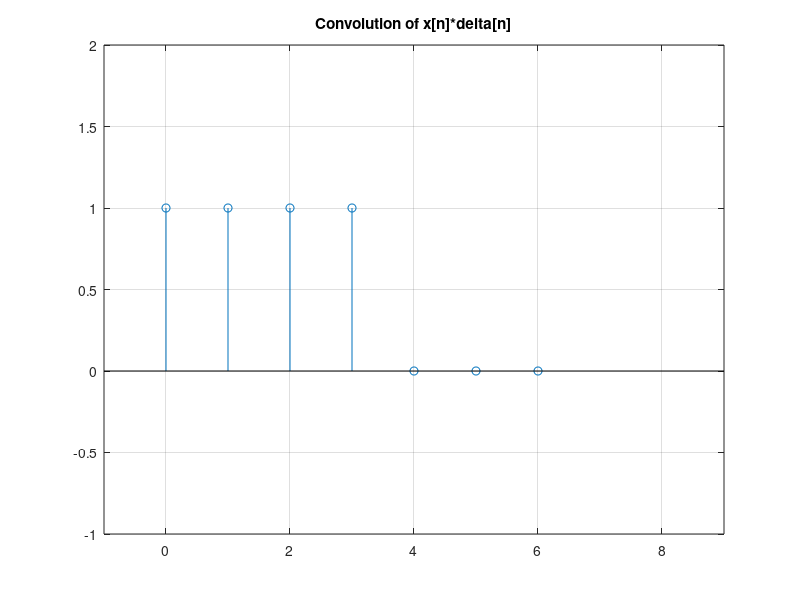

Source code (MATLAB):
%Author: José Mata (JMata28)
%The following code simulates the convolution between function x
%and a delta function. 

n = 0:3;                             %Create vector from zero to three
lengthn = length(n);                 %Obtain length from vector n
delta = [1 zeros(1, lengthn-1)];     %Simulate delta[n]
x = ones(1,4);                       %Make x a vector of four values of 1
lengthx = length(x);                 %Obtain length from vector x
z = conv(x,delta);                   %Convolve both x and delta signals

%N is the number of values that the convolution result will have
%N is equal to the sum of the length of both vectors minus one 

N = lengthn + lengthx;
M = 0:N-2;            %Create vector to be the x axis that z will be plotted against.
                      %The 2 is subtracted from N to get the same vector dimensions as z


stem(M, z);                         %Plot z
title({'Convolution of x[n]*delta[n]'}); %Define title
xlim([-1 9]);                       %Limit of x axis 
ylim([-1 2]);                       %Limit of y axis
grid on;                            %Add a grid to the graph 

%The results agree with the theoretical expectation, since any signal x[n] convolved with a
%delta function is expected to result in the same signal x[n]
